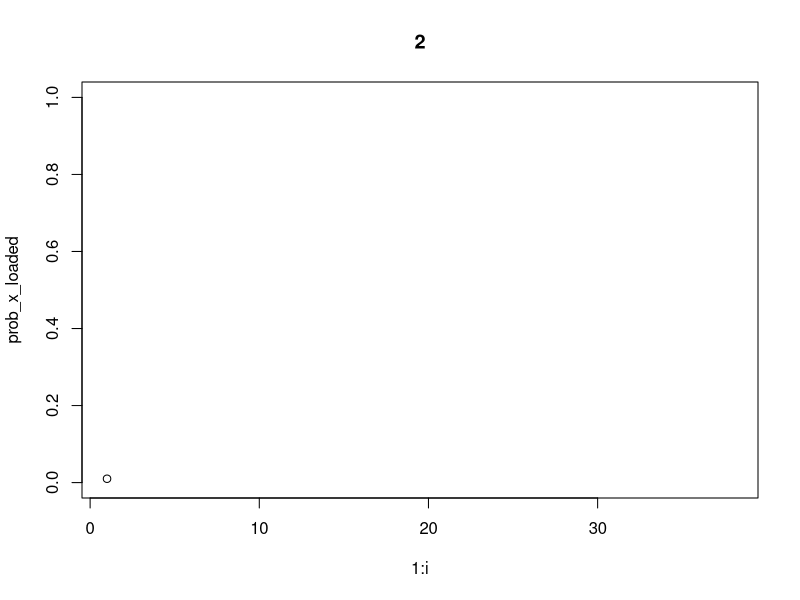
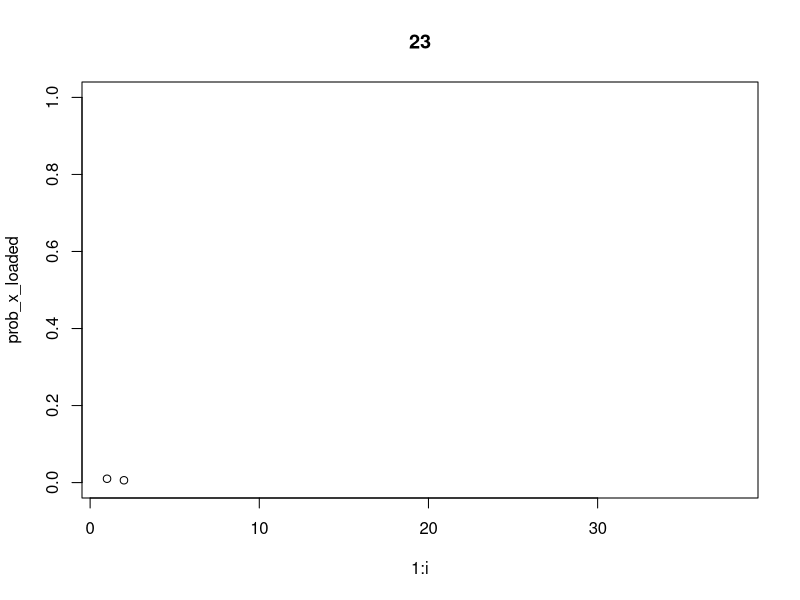
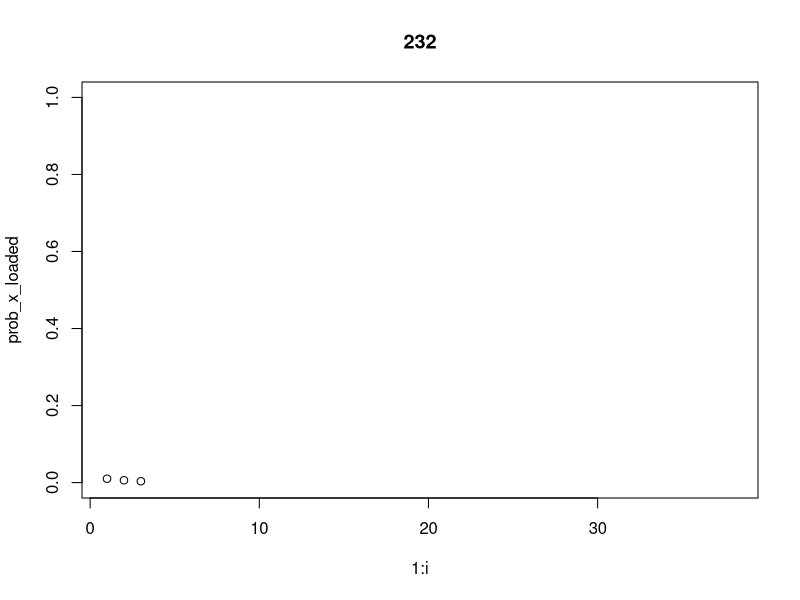
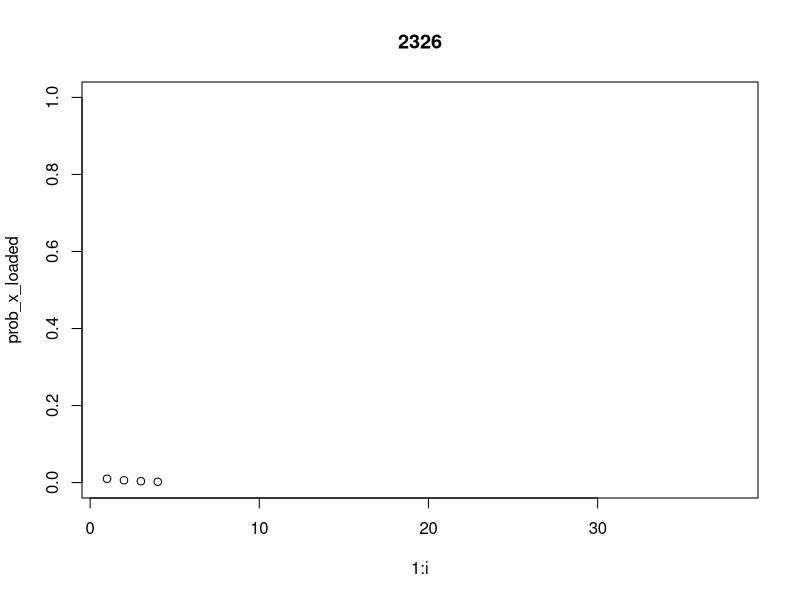
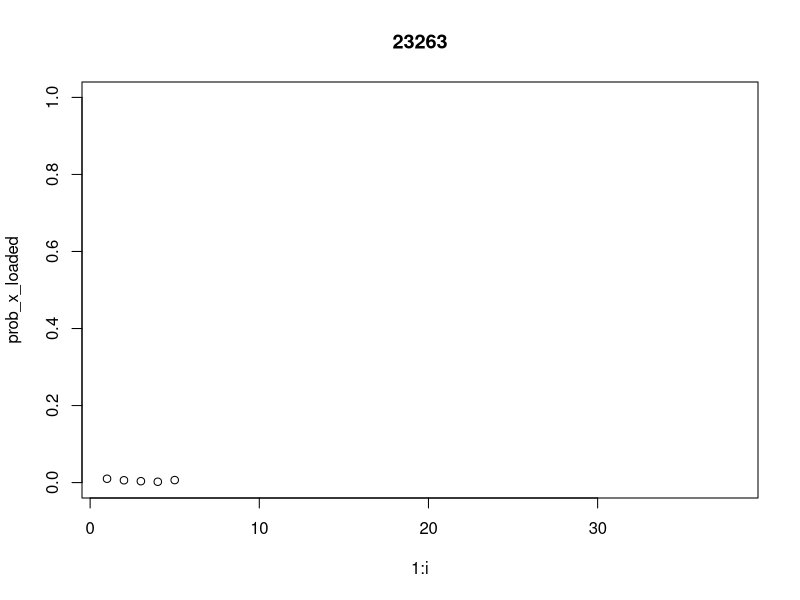
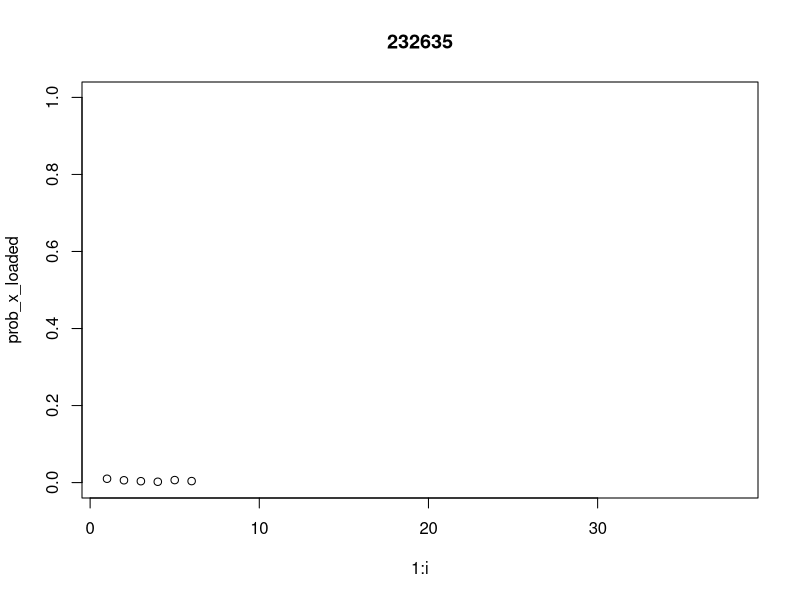
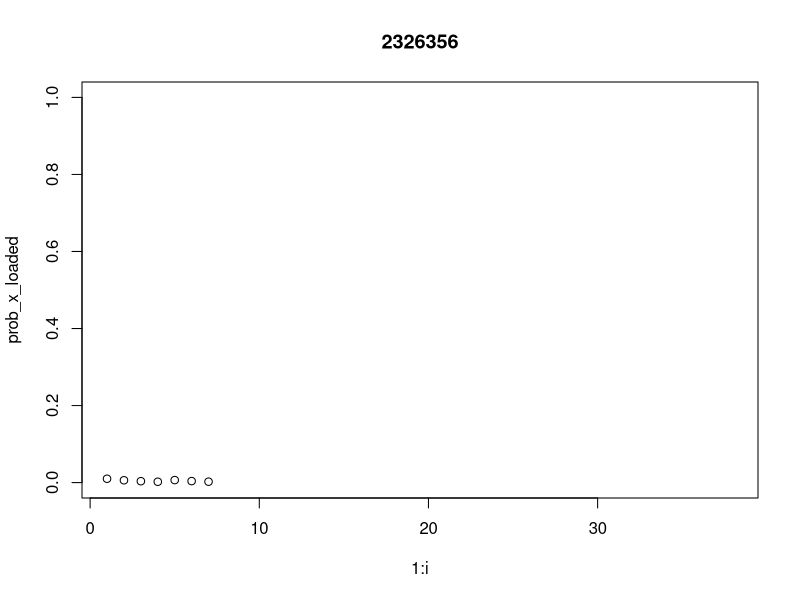
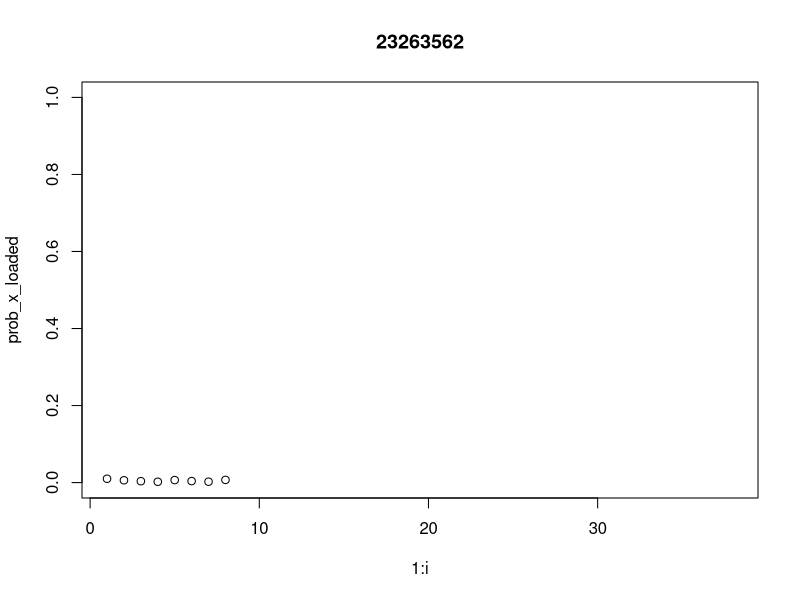

Source code (R) for these figures, in order:
################################################################################
# make a graph of the posterior probability of picking up a loaded die
################################################################################

##
rm(list=ls())

## prior and posterior
prob_x_fair_loaded <- c(0.99, 0.01) ## fair, loaded

## likelihood
prob_like_fair <- c(1/6,1/6,1/6,1/6,1/6,1/6) ## P(Y|X=fair)
prob_like_loaded <- c(1/10,1/10,1/10,1/10,1/10,1/2) ## P(Y|X=loaded)

## data
data <- c(2,3,2,6,3,5,6,2,6,6,2,6,6,2,3,6,6,6,5,6,6,5,6,6,6,6,6,4,6,3,3,3,6,6,5,6,6)

## graph of posterior P(loaded_die | data_number_of_times)
prob_x_fair = vector()
prob_x_loaded = vector()
title_str <- ''
for (i in 1:length(data)){
  
  prob_x_fair[i] <- prob_x_fair_loaded[1]  ## prior/posterior for fair
  prob_x_loaded[i] <- prob_x_fair_loaded[2]  ## prior/posterior for loaded 
  
  denom <- (prob_x_fair_loaded[1] * prob_like_fair[data[i]]) + (prob_x_fair_loaded[2] * prob_like_loaded[data[i]])
  prob_x_fair_loaded[1] = (prob_like_fair[data[i]] * prob_x_fair_loaded[1])/denom ## fair
  prob_x_fair_loaded[2] = (prob_like_loaded[data[i]] * prob_x_fair_loaded[2])/denom ## loaded
  
  print(prob_x_fair_loaded)
  title_str <- paste(title_str, data[i], sep='')
  plot(1:i,prob_x_loaded, main = title_str, ylim = c(0,1), xlim = c(1, length(data)+1) )
  Sys.sleep(1)
}

